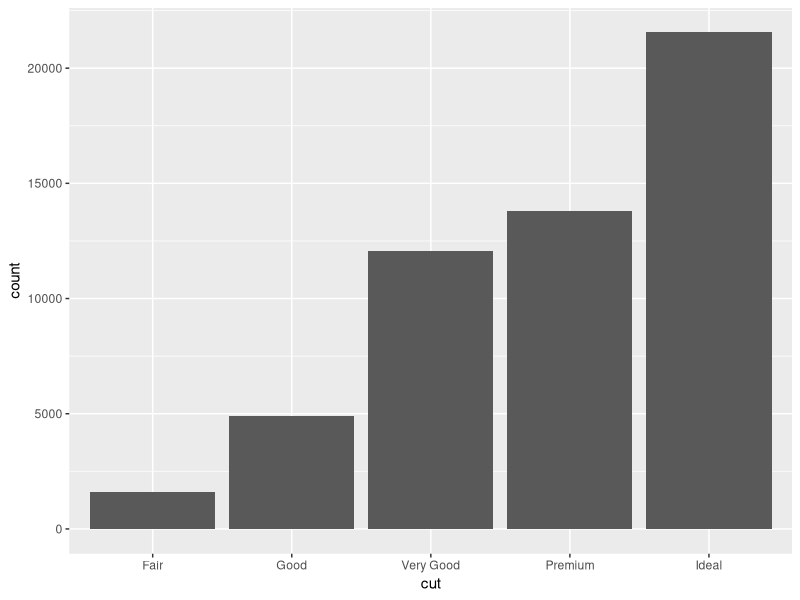
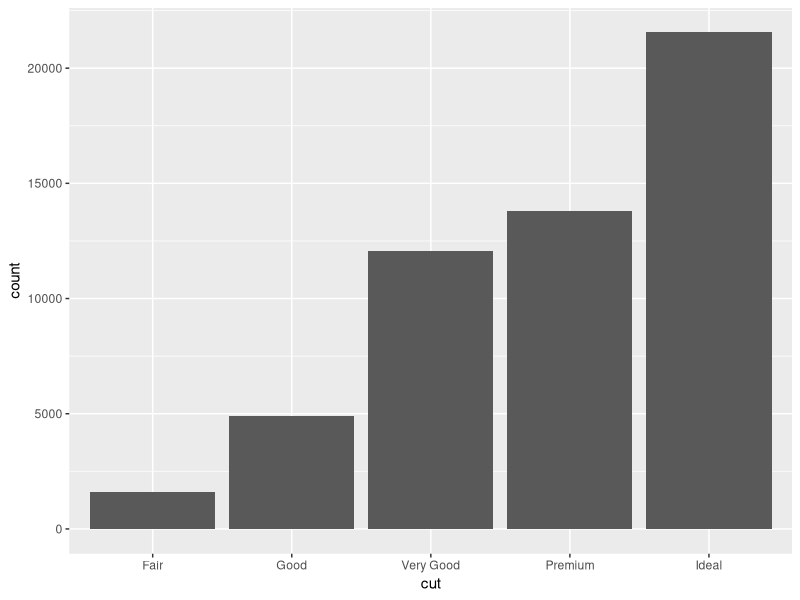
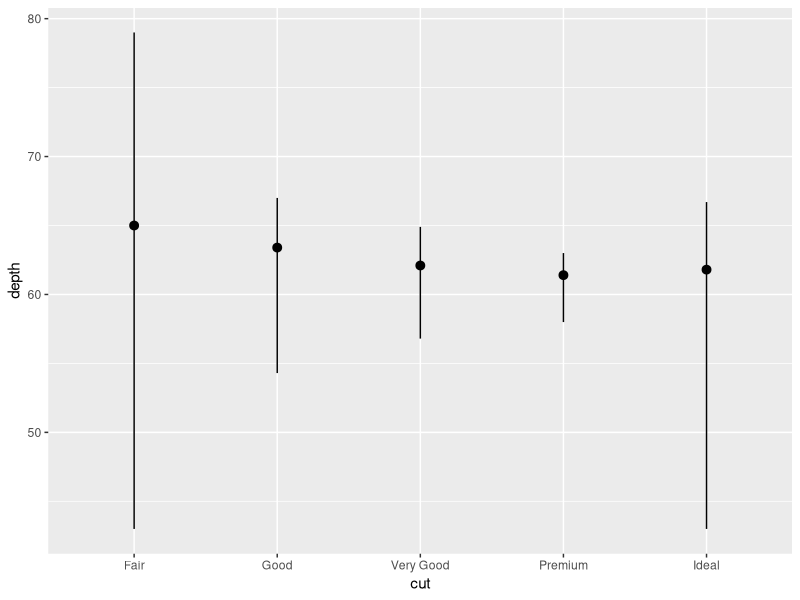
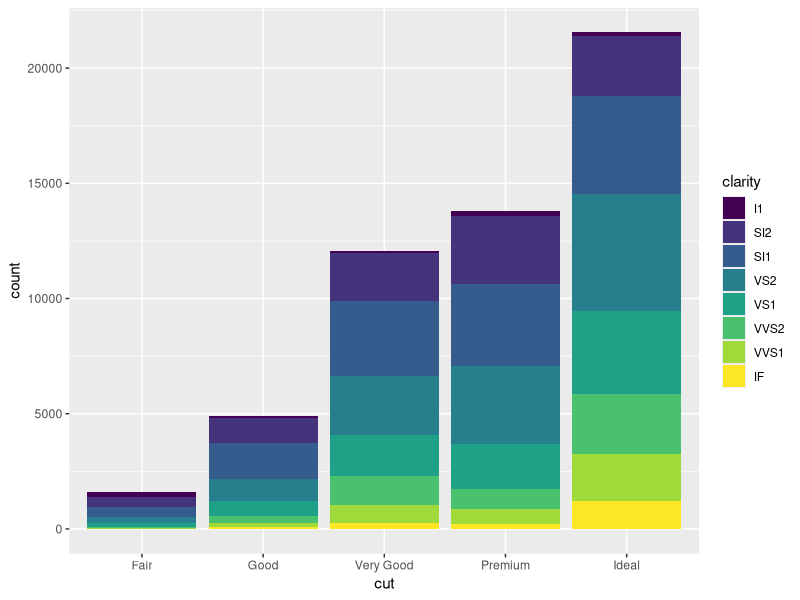
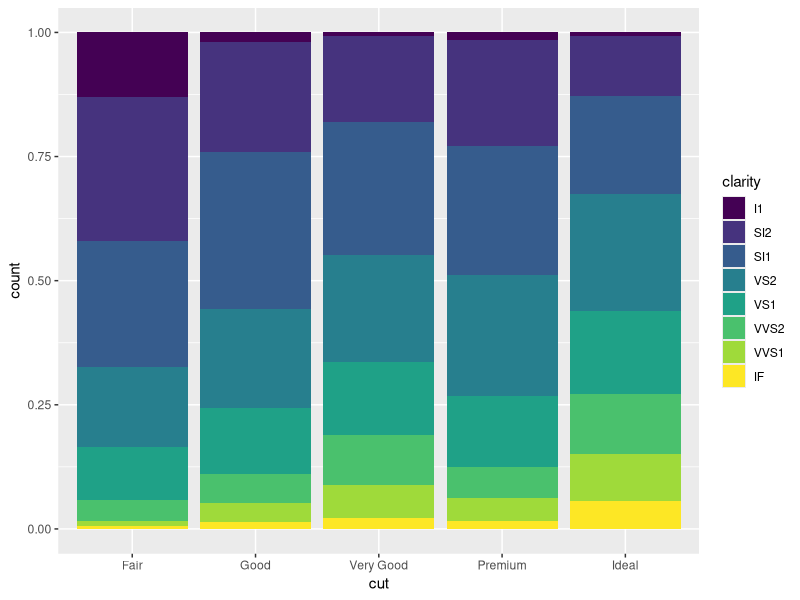
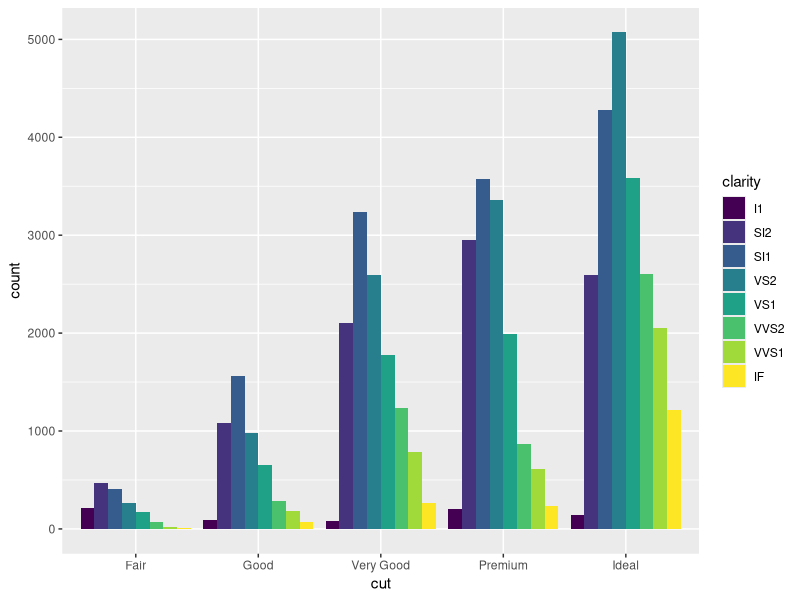
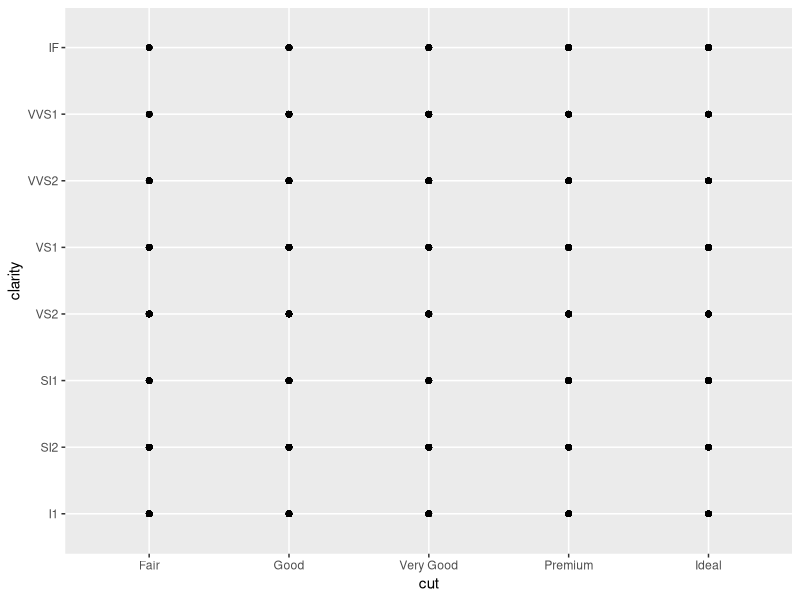
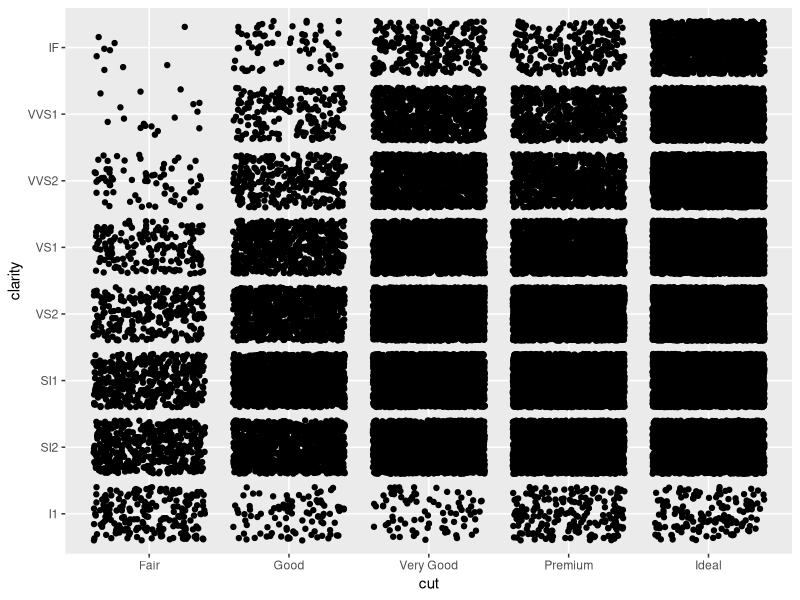

Write the R code that produced these figures, in order.
# Exercise 2: More ggplot2 Grammar

# Install and load `ggplot2`
# install.packages("ggplot2") # if needed
library("ggplot2")

# For this exercise you will again be working with the `diamonds` data set.
# Use `?diamonds` to review details about this data set
?diamonds


## Statistical Transformations

# Draw a bar chart of the diamonds data, organized by cut
# The height of each bar is based on the "count" (number) of diamonds with that cut
ggplot(data = diamonds) +
  geom_bar(mapping = aes(x=cut))

# Use the `stat_count` to apply the statistical transformation "count" to the diamonds
# by cut. You do not need a separate geometry layer!
ggplot(data = diamonds) +
  stat_count(mapping = aes(x=cut))

# Use the `stat_summary` function to draw a chart with a summary layer.
# Map the x-position to diamond `cut`, and the y-position to diamond `depth`
# Bonus: use `min` as the function ymin, `max` as the function ymax, and `median` as the function y
ggplot(data = diamonds) +
  stat_summary(mapping = aes(x = cut, y = depth),
               fun.ymin = min, fun.ymax = max, fun.y = median)


## Position Adjustments

# Draw a bar chart of diamond data organized by cut, with each bar filled by clarity.
# You should see a _stacked_ bar chart.
ggplot(data = diamonds) +
  geom_bar(mapping = aes(x = cut, fill = clarity))

# Draw the same chart again, but with each element positioned to "fill" the y axis
ggplot(data = diamonds) +
  geom_bar(mapping = aes(x = cut, fill = clarity),position = "fill")

# Draw the same chart again, but with each element positioned to "dodge" each other
ggplot(data = diamonds) +
  geom_bar(mapping = aes(x = cut, fill = clarity),position = "dodge")

# Draw a plot with point geometry with the x-position mapped to `cut` and the y-position mapped to `clarity`
# This creates a "grid" grouping the points
ggplot(data = diamonds) +
  geom_point(mapping = aes(x = cut, y = clarity))

# Use the "jitter" position adjustment to keep the points from all overlapping!
# (This works a little better with a sample of diamond data, such as from the previous exercise).
ggplot(data = diamonds) +
  geom_point(mapping = aes(x = cut, y = clarity), position = "jitter")


## Scales

# Draw a "boxplot" (with `geom_boxplot()`) for the diamond's price (y) by color (x)
ggplot(data = diamonds) +
  geom_boxplot(mapping = aes(x=color, y=price))

# This has a lot of outliers, making it harder to read. To fix this, draw the same plot but
# with a _logarithmic_ scale for the y axis.
ggplot(data = diamonds) +
  geom_boxplot(mapping = aes(x=color, y=price)) +
  scale_y_log10()

# For another version, draw the same plot but with `violin` geometry instead of `boxplot` geometry!
# How does the logarithmic scale change the data presentation?
ggplot(data = diamonds) +
  geom_violin(mapping = aes(x=color, y=price)) +
  scale_y_log10()

# Another interesting plot: draw a plot of the diamonds price (y) by carat (x), using a heatmap of 2d bins
# (geom_bin2d)
# What happens when you make the x and y channels scale logarithmically?
ggplot(data = diamonds) +
  geom_bin2d(mapping = aes(x=carat, y=price)) +
  scale_x_log10() +
  scale_y_log10()

# Draw a scatter plot for the diamonds  price (y) by carat (x). Color each point by the clarity
# (Remember, this will take a while. Use a sample of the diamonds for faster results)
ggplot(data = diamonds) +
  geom_point(mapping = aes(x = carat, y = price, color = clarity))

# Change the color of the previous plot using a ColorBrewer scale of your choice. What looks nice?
ggplot(data = diamonds) +
  geom_point(mapping = aes(x = carat, y = price, color = clarity)) +
  scale_color_brewer(palette = "Spectral")


## Coordinate Systems

# Draw a bar chart with x-position and fill color BOTH mapped to cut
# For best results, SET the `width` of the geometry to be 1 (fill plot, no space between)
# You can save this to a variable for easier modifications


# Draw the same chart, but with the coordinate system flipped


# Draw the same chart, but in a polar coordinate system. Now you have a Coxcomb chart!



## Facets

# Take the scatter plot of price by carat data (colored by clarity) and add _facets_ based on
# the diamond's `color`



## Saving Plots

# Use the `ggsave()` function to save one of your plots (the most recent one generated) to disk.
# Name the output file "my-plot.png".
# Make sure you've set the working directory!!
